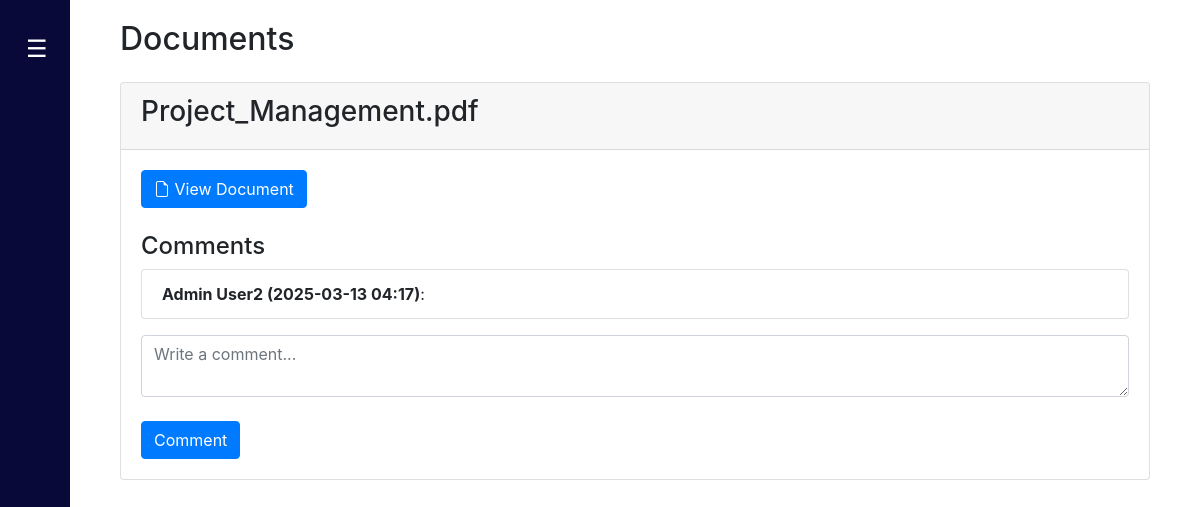
/documents (signed in), run on the app's committed database.
### Website/models.py (models this page shows, shortened)
class Document(db.Model):
    id = db.Column(db.Integer, primary_key=True)
    title = db.Column(db.String(255), nullable=False)
    filename = db.Column(db.String(255), nullable=False)  # Stores original filename
    data = db.Column(db.LargeBinary, nullable=False)  # Stores file content
    uploaded_at = db.Column(db.DateTime, default=db.func.current_timestamp())

class Comment(db.Model):
    id = db.Column(db.Integer, primary_key=True)
    user_id = db.Column(db.Integer, db.ForeignKey('user.id'), nullable=False)
    document_id = db.Column(db.Integer, db.ForeignKey('document.id'), nullable=False)
    content = db.Column(db.Text, nullable=False)
    created_at = db.Column(db.DateTime, default=db.func.current_timestamp())
    user = db.relationship('User', backref='comments')
    document = db.relationship('Document', backref='comments')

class User(db.Model, UserMixin):
    id = db.Column(db.Integer, primary_key=True)
    email = db.Column(db.String(150), unique=True, nullable=False)
    firstName = db.Column(db.String(150), nullable=False)  # For first name
    lastName = db.Column(db.String(150), nullable=False)
    password = db.Column(db.String(150), nullable=False)  # For storing password hash
    is_admin = db.Column(db.Boolean, default=False)  # Optional: for admin flag
    address = db.Column(db.String(255), nullable=True)
    birth_date = db.Column(db.Date, nullable=True)
    birth_place = db.Column(db.String(255), nullable=True)
    position = db.Column(db.String(50), nullable=True)  # For officials
    is_verified = db.Column(db.Boolean, default=False)  # Admin approval required
    voter_status = db.Column(db.String(50), default="Pending") #Voter Eligibility Status

### Website/views.py (the view)
@views.route('/documents')
@login_required
def documents():
    docs = Document.query.all()
    return render_template('Documents.html', documents=docs, user=current_user)

### Website/templates/Documents.html (shortened to what this page needs)
{% extends "base.html" %}
{% block content %}
<div class="container">
  <h2 class="mb-4">Documents</h2>
  {% for document in documents %}
  <div class="card mb-4 document">
    <div class="card-header">
      <h3>{{ document.title }}</h3>
    </div>
    <div class="card-body">
      <p>
        <a href="{{ url_for('views.get_document', doc_id=document.id) }}" target="_blank" class="btn btn-primary">
          <i class="bi bi-file-earmark"></i> View Document
        </a>
      </p>
      <div class="comments mt-4">
        <h4>Comments</h4>
        {% if document.comments %}
          <div class="list-group mb-3">
            {% for comment in document.comments %}
              <div class="list-group-item" id="comment-{{ comment.id }}">
                <div class="d-flex justify-content-between align-items-center">
                  <div>
                    <strong>{{ comment.user.firstName }} {{ comment.user.lastName }} ({{ comment.created_at.strftime('%Y-%m-%d %H:%M') }})</strong>: {{ comment.text }}
                  </div>
                </div>
              </div>
            {% endfor %}
          </div>
        {% else %}
          <p class="text-muted">No comments yet.</p>
        {% endif %}
        <form method="POST" action="{{ url_for('views.add_comment', doc_id=document.id) }}">
          <div class="form-group">
            <textarea name="comment_text" class="form-control" required placeholder="Write a comment..."></textarea>
          </div>
          <button type="submit" class="btn btn-primary mt-2">Comment</button>
        </form>
      </div>
    </div>
  </div>
  {% endfor %}
</div>
{% endblock %}

### Website/templates/base.html (style rules this page uses)
body { display: flex; min-height: 100vh; overflow-x: hidden; }

### data on the page
Document: title "Project_Management.pdf"
Comment: user.firstName "Admin", user.lastName "User2", created_at "2025-03-13 04:17"
